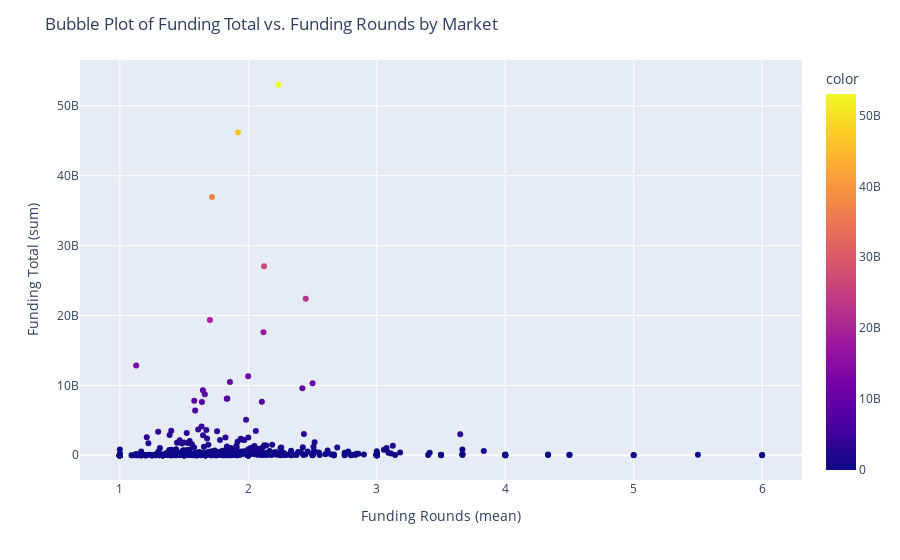

The notebook cell saved with this chart:
### Markdown cell above
### What is the relationship between `funding total and funding rounds by market`?

### Code cell
# Calculate the mean funding rounds by market
market_funding_rounds = data.groupby('market')['funding_rounds'].mean()

# Calculate the total funding by market
market_funding_total = data.groupby('market')['funding_total_usd'].sum()

# Create a bubble plot using Plotly Express
fig = px.scatter(x=market_funding_rounds, y=market_funding_total, color=market_funding_total)

# Set the plot title and axis labels
fig.update_layout(
    title="Bubble Plot of Funding Total vs. Funding Rounds by Market",
    xaxis_title="Funding Rounds (mean)",
    yaxis_title="Funding Total (sum)"
)

# Adjust the width of the figure
fig.update_layout(width=900)

# Display the plot
fig.show()

### Figure 1 — Plotly figure (JSON) as saved in the notebook; plotly's stock layout.template omitted (floating-point values rounded to 4 significant figures; data arrays with more than 128 entries replaced by an {"elided": "..."} marker saying what was removed)
{"data": [{"hovertemplate": "x=%{x}<br>y=%{y}<br>color=%{marker.color}<extra></extra>", "legendgroup": "", "marker": {"color": {"elided": "734 int values"}, "coloraxis": "coloraxis", "symbol": "circle"}, "mode": "markers", "name": "", "orientation": "v", "showlegend": false, "type": "scatter", "x": {"elided": "734 float values"}, "xaxis": "x", "y": {"elided": "734 int values"}, "yaxis": "y"}], "layout": {"coloraxis": {"colorbar": {"title": {"text": "color"}}, "colorscale": [[0, "#0d0887"], [0.1111, "#46039f"], [0.2222, "#7201a8"], [0.3333, "#9c179e"], [0.4444, "#bd3786"], [0.5556, "#d8576b"], [0.6667, "#ed7953"], [0.7778, "#fb9f3a"], [0.8889, "#fdca26"], [1, "#f0f921"]]}, "legend": {"tracegroupgap": 0}, "margin": {"t": 60}, "title": {"text": "Bubble Plot of Funding Total vs. Funding Rounds by Market"}, "width": 900, "xaxis": {"anchor": "y", "domain": [0, 1], "title": {"text": "Funding Rounds (mean)"}}, "yaxis": {"anchor": "x", "domain": [0, 1], "title": {"text": "Funding Total (sum)"}}}}
